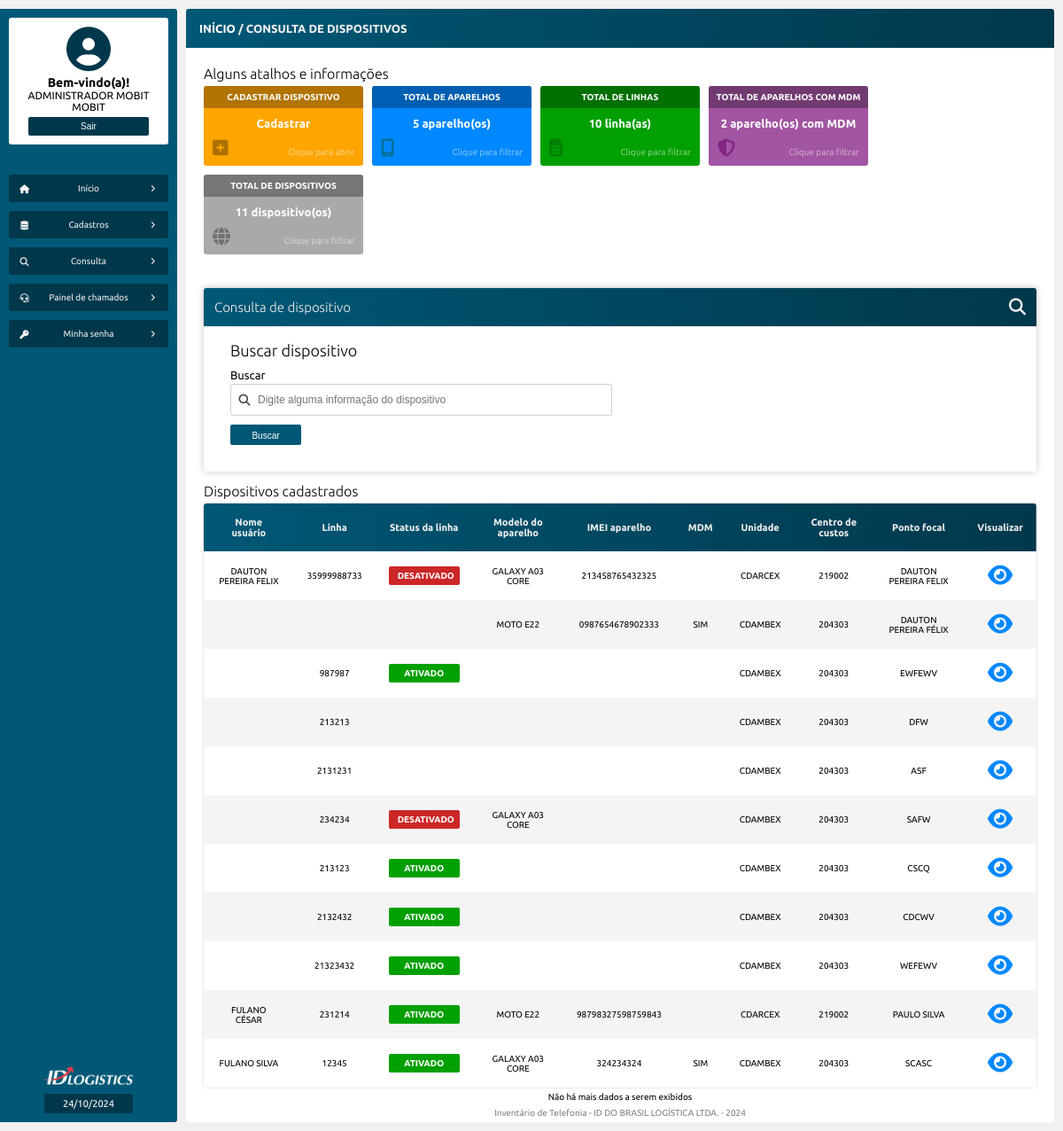
The app's page /consulta_dispositivos.php (signed in), older data.
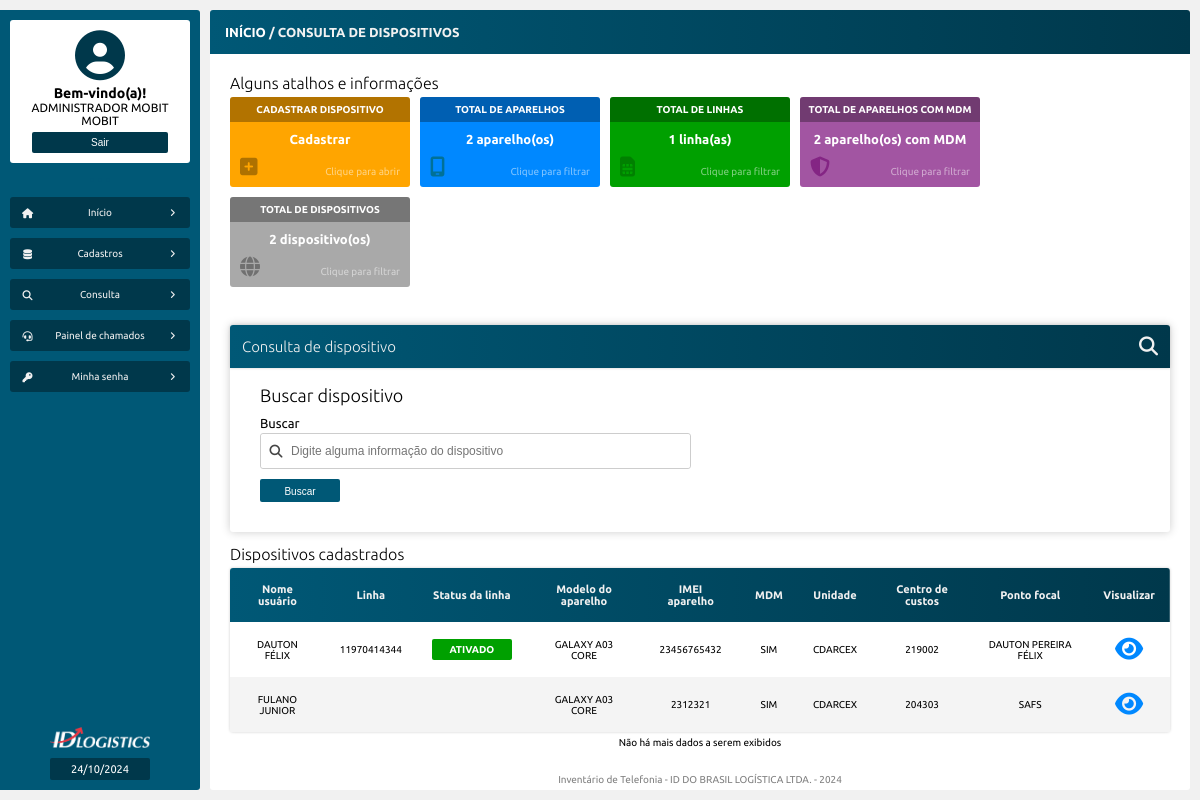
The same page, newer data.
### tables this page shows
CREATE TABLE `tb_dispositivos` (
  `id` int NOT NULL AUTO_INCREMENT,
  `possui_linha` varchar(45) DEFAULT NULL,
  `linha` varchar(100) DEFAULT NULL,
  `operadora` varchar(100) DEFAULT NULL,
  `servico` varchar(100) DEFAULT NULL,
  `perfil` varchar(100) DEFAULT NULL,
  `status` varchar(100) DEFAULT NULL,
  `data_ativacao` varchar(100) DEFAULT NULL,
  `sim_card` varchar(100) DEFAULT NULL,
  `possui_aparelho` varchar(45) DEFAULT NULL,
  `marca_aparelho` varchar(100) DEFAULT NULL,
  `modelo_aparelho` varchar(100) DEFAULT NULL,
  `imei_aparelho` varchar(100) DEFAULT NULL,
  `gestao_mdm` varchar(100) DEFAULT NULL,
  `unidade` varchar(100) DEFAULT NULL,
  `centro_custo` varchar(100) DEFAULT NULL,
  `uf` varchar(10) DEFAULT NULL,
  `canal` varchar(100) DEFAULT NULL,
  `ponto_focal` varchar(100) DEFAULT NULL,
  `gestor` varchar(100) DEFAULT NULL,
  `possui_usuario` varchar(45) DEFAULT NULL,
  `nome` varchar(100) DEFAULT NULL,
  `matricula` varchar(100) DEFAULT NULL,
  `email` varchar(100) DEFAULT NULL,
  `funcao` varchar(100) DEFAULT NULL,
  PRIMARY KEY (`id`),
  FULLTEXT KEY `linha` (`linha`,`operadora`,`servico`,`perfil`,`status`,`sim_card`,`marca_aparelho`,`modelo_aparelho`,`imei_aparelho`,`unidade`,`centro_custo`,`uf`,`ponto_focal`,`gestor`,`nome`,`matricula`),
  FULLTEXT KEY `busca` (`linha`,`operadora`,`servico`,`perfil`,`marca_aparelho`,`modelo_aparelho`,`imei_aparelho`,`unidade`,`centro_custo`,`canal`,`ponto_focal`,`gestor`,`nome`,`matricula`,`email`,`funcao`)
);

### src/model/Telefonia.php (called while the page is built, shortened)
<?php
class Telefonia
{
    private PDO $pdo;
    public function __construct(PDO $pdo)
    {
        $this->pdo = $pdo;
    }
    public function exibeDispositivos(): array
    {
        $sql = "SELECT * FROM tb_dispositivos";
        $stmt = $this->pdo->prepare($sql);
        $stmt->execute();
        $resultado = $stmt->fetchAll(PDO::FETCH_ASSOC);
        return $resultado;
    }
}

### consulta_dispositivos.php (the view, shortened to what the rows shown need)
<?php
require_once "src/config/conexao_bd.php";
if(empty($_SERVER['QUERY_STRING']) || $_SERVER['QUERY_STRING'] === 'busca=' || !str_starts_with($_SERVER['QUERY_STRING'], 'busca=')) {
    $titulo_tabela_filtrada = "Dispositivos cadastrados";
    $dispositivo = new Telefonia($pdo);
    $exibeDispositivos = $dispositivo->exibeDispositivos();
}
elseif (($_SERVER['QUERY_STRING'] ?? '') === 'linhas') {
    $titulo_tabela_filtrada = "Linhas cadastradas";
    $dispositivo = new Telefonia($pdo);
    $exibeDispositivos = $dispositivo->exibeLinhas();
} elseif(($_SERVER['QUERY_STRING'] ?? '') === 'aparelhos') {
    $titulo_tabela_filtrada = "Aparelhos cadastrados";
    $dispositivo = new Telefonia($pdo);
    $exibeDispositivos = $dispositivo->exibeAparelhos();
} elseif(($_SERVER['QUERY_STRING'] ?? '') === 'mdm') {
    $titulo_tabela_filtrada = "Aparelhos com MDM";
    $dispositivo = new Telefonia($pdo);
    $exibeDispositivos = $dispositivo->exibeComMDM();
} elseif(($_SERVER['QUERY_STRING'] ?? '') !== 'mdm' && ($_SERVER['QUERY_STRING'] ?? '') !== 'linha' && ($_SERVER['QUERY_STRING'] ?? '') !== 'aparelho' && ($_SERVER['QUERY_STRING'] ?? '') !== '') {
    $titulo_tabela_filtrada = 'Resultado da busca';
    $dispositivo = new Telefonia($pdo);
    $exibeDispositivos = $dispositivo->buscaDispositivo($_GET['busca']);
}
?>
<!DOCTYPE html>
<html>
<head>
    <?php
    require_once "src/views/layout/head.php";
    ?>
</head>
<body>
    <main class="corpo">
        <section class="principal">
            <article class="conteudo">
                <section class="conteudo-center">
                    <article class="conteudo-center-boxs">
                        <div class="conteudo-center-box-01">
                            <h1>Alguns atalhos e informações</h1>
                        </div>
                        <div>
                            <form method="get" action="consulta_dispositivos.php">
                                <header id="form-cabecalho">
                                    <h1>Consulta de dispositivo</h1>
                                </header>
                                <h2>Buscar dispositivo</h2>
                            </form>
                        </div>
                        <div>
                            <h1><?= $titulo_tabela_filtrada ?></h1>
                            <table>
                                <thead>
                                    <tr>
                                        <td>Nome usuário</td>
                                        <td>Linha</td>
                                        <td>Status da linha</td>
                                        <td>Modelo do aparelho</td>
                                        <td>IMEI aparelho</td>
                                        <td>MDM</td>
                                        <td>Unidade</td>
                                        <td>Centro de custos</td>
                                        <td>Ponto focal</td>
                                        <td>Visualizar</td>
                                    </tr>
                                </thead>
                                <tbody>
                                    <?php foreach($exibeDispositivos as $dispositivo) : ?>
                                    <tr>
                                        <td><?= htmlentities($dispositivo['nome']) ?></td>
                                        <td><?= htmlentities($dispositivo['linha']) ?></td>
                                        <td id="Status"><p><?= htmlentities($dispositivo['status']) ?></p></td>
                                        <td><?= htmlentities($dispositivo['modelo_aparelho']) ?></td>
                                        <td><?= htmlentities($dispositivo['imei_aparelho']) ?></td>
                                        <td><?= htmlentities($dispositivo['gestao_mdm']) ?></td>
                                        <td><?= htmlentities($dispositivo['unidade']) ?></td>
                                        <td><?= htmlentities($dispositivo['centro_custo']) ?></td>
                                        <td><?= htmlentities($dispositivo['ponto_focal']) ?></td>
                                        <td id="status">
                                            <a href="visualiza_dispositivo.php?id=<?= $dispositivo['id'] ?>"><i class="fa-solid fa-eye"></i></a>
                                        </td>
                                    </tr>
                                    <?php endforeach ?>
                                </tbody>
                            </table>
                        </div>
                    </article>
                </section>
            </article>
        </section>
    </main>
</body>
</html>

Row changes from the older to the newer data that the page shows:
removed tb_dispositivos: linha "987987", status "ATIVADO", unidade "CDAMBEX", centro_custo "204303", ponto_focal "EWFEWV"
removed tb_dispositivos: linha "213213", unidade "CDAMBEX", centro_custo "204303", ponto_focal "DFW"
removed tb_dispositivos: linha "2131231", unidade "CDAMBEX", centro_custo "204303", ponto_focal "ASF"
removed tb_dispositivos: linha "234234", status "DESATIVADO", modelo_aparelho "GALAXY A03 CORE", unidade "CDAMBEX", centro_custo "204303", ponto_focal "SAFW"
removed tb_dispositivos: linha "213123", status "ATIVADO", unidade "CDAMBEX", centro_custo "204303", ponto_focal "CSCQ"
removed tb_dispositivos: linha "2132432", status "ATIVADO", unidade "CDAMBEX", centro_custo "204303", ponto_focal "CDCWV"
removed tb_dispositivos: linha "21323432", status "ATIVADO", unidade "CDAMBEX", centro_custo "204303", ponto_focal "WEFEWV"
removed tb_dispositivos: nome "FULANO CÉSAR", linha "231214", status "ATIVADO", modelo_aparelho "MOTO E22", imei_aparelho "98798327598759843", unidade "CDARCEX", centro_custo "219002", ponto_focal "PAULO SILVA"
removed tb_dispositivos: nome "FULANO SILVA", linha "12345", status "ATIVADO", modelo_aparelho "GALAXY A03 CORE", imei_aparelho "324234324", gestao_mdm "SIM", unidade "CDAMBEX", centro_custo "204303", ponto_focal "SCASC"
changed tb_dispositivos: nome "DAUTON PEREIRA FELIX" → "DAUTON FÉLIX"; linha "35999988733" → "11970414344"; status "DESATIVADO" → "ATIVADO"; imei_aparelho "213458765432325" → "23456765432"; gestao_mdm (not shown) → "SIM"; ponto_focal "DAUTON PEREIRA FELIX" → "DAUTON PEREIRA FÉLIX"
changed tb_dispositivos: nome (not shown) → "FULANO JUNIOR"; modelo_aparelho "MOTO E22" → "GALAXY A03 CORE"; imei_aparelho "0987654678902333" → "2312321"; unidade "CDAMBEX" → "CDARCEX"; ponto_focal "DAUTON PEREIRA FÉLIX" → "SAFS"
Text that changed along with them:
$totalAparelhos: "5" → "2"
$totalLinhas: "10" → "1"
$totaldispositivos: "11" → "2"
